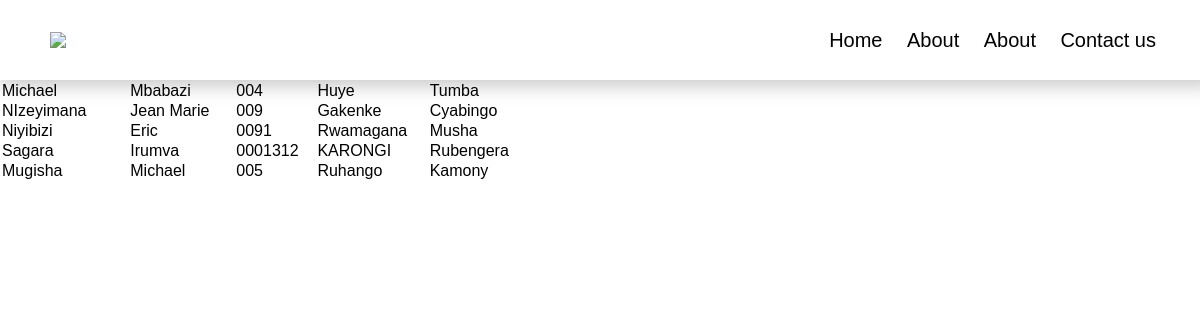
The app's page /search/ with its own data.
### documents/models.py (models this page shows, shortened)
class Idcollection(models.Model):
    user = models.ForeignKey(
        User, on_delete=models.SET_NULL, null=True)
    idnumber = models.CharField(max_length=200)
    first_name = models.CharField(max_length=225, default='First_name')
    second_name = models.CharField(max_length=225, default='second_name')
    district = models.CharField(max_length=100, null=True, blank=True)
    sector = models.CharField(max_length=100, null=True, blank=True)
    birthdate = models.DateField(null=True, blank=True)
    image = models.ImageField(null=True, blank=True,
                              upload_to="image", default='image/download.png')
    isfound = models.BooleanField(default=False)
    created_on = models.DateTimeField(auto_now_add=True)
    documentType = models.ForeignKey(
        Category, on_delete=models.SET_NULL, blank=True, null=True)
    location = models.ForeignKey(
        Policepost, on_delete=models.SET_NULL, blank=True, null=True)
    updated_on = models.DateTimeField(auto_now=True)
    class Meta:
        ordering = ['isfound']

### documents/views.py (the view)
# urls.py: path('search/', views.search, name="search"),
def search(request):
    if 'q' in request.GET:
        q = request.GET['q']
        data = Idcollection.objects.filter(
            Q(idnumber__icontains=q) | Q(first_name__icontains=q) | Q(second_name__icontains=q))
    else:
        data = Idcollection.objects.all()
    context = {
        'data': data
    }
    return render(request, 'documents/search.html', context)

### documents/templates/documents/search.html (shortened to what this page needs)
{% load static %} {{ query }} {% csrf_token %}
<!DOCTYPE html>
<html lang="en">
{% load static %}
<head>
    <link rel="stylesheet" href="{% static '/css/stylew.css' %}">
</head>
<body>
    <div class="docContainer">
        <div class="lAndfNavbar">
            <div class="navbarLeft">
                <a href=" {% url 'home' %} "> <img src="{% static 'images/Lost & found.png '%}"> </a>
            </div>
            <div class="navbarRight">
                <nav>
                    <a href="{% url 'home' %}">Home</a>
                    <a href=" {% url 'ordering' %}">About</a>
                    <a href="#">About</a>
                    <a href="#">Contact us</a>
                </nav>
            </div>
        </div>
        <!DOCTYPE html>
        <html lang="en">
        <head>
        </head>
        <body>
        </body>
        </html>
        <form action="" method="POST" name="q">
            <table class="table">
                <thead>
                    <tr>
                        <th scope="col">First name</th>
                        <th scope="col">Second name</th>
                        <th scope="col">ID number </th>
                        <th scope="col">Issued District </th>
                        <th scope="col">Issued Sector </th>
                        <th scope="col">Date of Birth </th>
                    </tr>
                </thead>
                <tbody>
                    {% for search in data %}
                    <tr>
                        <td>{{search.first_name}}</td>
                        <td>{{search.second_name}}</td>
                        <td>{{search.idnumber}}</td>
                        <td>{{search.district}}</td>
                        <td>{{search.sector}}</td>
                    </tr>{% endfor %} {% csrf_token %}
                </tbody>
        </form>

### static/css/stylew.css (style rules this page uses)
* { margin: 0; padding: 0; font-family: Poppins, Helvetica, sans-serif; }
.lAndfNavbar { display: flex; justify-content: space-between; background-color: white; padding: 10px 50px; align-items: center; height: 60px; position: fixed; width: 93%; z-index: 100; box-shadow: 0px 4px 20px rgba(0, 0, 0, 0.25); top: 0; }
.navbarRight a { text-decoration: none; color: black; margin: 0 10px; font-size: 20px; font-weight: 100; }

### records on screen
Idcollection: first_name "Michael", second_name "Mbabazi", idnumber "004", district "Huye", sector "Tumba"
Idcollection: first_name "NIzeyimana", second_name "Jean Marie", idnumber "009", district "Gakenke", sector "Cyabingo"
Idcollection: first_name "Niyibizi", second_name "Eric", idnumber "0091", district "Rwamagana", sector "Musha"
Idcollection: first_name "Sagara", second_name "Irumva", idnumber "0001312", district "KARONGI", sector "Rubengera"
Idcollection: first_name "Mugisha", second_name "Michael", idnumber "005", district "Ruhango", sector "Kamony"
